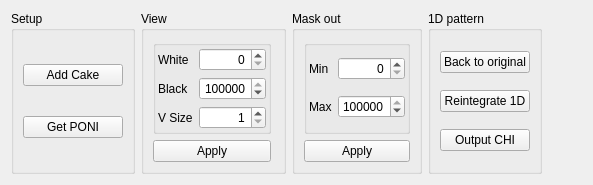
      <widget class="QWidget" name="mpltabCake">
       <attribute name="title">
        <string>Cake</string>
       </attribute>
       <layout class="QHBoxLayout" name="horizontalLayout_4">
        <item>
         <widget class="QGroupBox" name="groupBox_18">
          <property name="title">
           <string>Setup</string>
          </property>
          <layout class="QVBoxLayout" name="verticalLayout_10">
           <item>
            <widget class="QPushButton" name="mplpushButton_AddRemoveCake">
             <property name="text">
              <string>Add Cake</string>
             </property>
             <property name="checkable">
              <bool>true</bool>
             </property>
            </widget>
           </item>
           <item>
            <widget class="QPushButton" name="mplpushButton_GetPONI">
             <property name="sizePolicy">
              <sizepolicy hsizetype="Fixed" vsizetype="Fixed">
               <horstretch>0</horstretch>
               <verstretch>0</verstretch>
              </sizepolicy>
             </property>
             <property name="minimumSize">
              <size>
               <width>100</width>
               <height>0</height>
              </size>
             </property>
             <property name="text">
              <string>Get PONI</string>
             </property>
            </widget>
           </item>
          </layout>
         </widget>
        </item>
        <item>
         <widget class="QGroupBox" name="groupBox_20">
          <property name="title">
           <string>View</string>
          </property>
          <layout class="QVBoxLayout" name="verticalLayout_18">
           <property name="rightMargin">
            <number>12</number>
           </property>
           <item>
            <widget class="QGroupBox" name="groupBox_29">
             <property name="title">
              <string/>
             </property>
             <layout class="QGridLayout" name="gridLayout_13">
              <property name="margin">
               <number>2</number>
              </property>
              <item row="1" column="0">
               <widget class="QLabel" name="label_9">
                <property name="text">
                 <string>Black</string>
                </property>
               </widget>
              </item>
              <item row="1" column="1">
               <widget class="QSpinBox" name="mplspinBox_VMax">
                <property name="focusPolicy">
                 <enum>Qt::ClickFocus</enum>
                </property>
                <property name="alignment">
                 <set>Qt::AlignRight|Qt::AlignTrailing|Qt::AlignVCenter</set>
                </property>
                <property name="maximum">
                 <number>1000000</number>
                </property>
                <property name="singleStep">
                 <number>1</number>
                </property>
                <property name="value">
                 <number>1000000</number>
                </property>
               </widget>
              </item>
              <item row="0" column="1">
               <widget class="QSpinBox" name="mplspinBox_VMin">
                <property name="focusPolicy">
                 <enum>Qt::ClickFocus</enum>
                </property>
                <property name="alignment">
                 <set>Qt::AlignRight|Qt::AlignTrailing|Qt::AlignVCenter</set>
                </property>
                <property name="maximum">
                 <number>1000000</number>
                </property>
               </widget>
              </item>
              <item row="0" column="0">
               <widget class="QLabel" name="label_8">
                <property name="text">
                 <string>White</string>
                </property>
               </widget>
              </item>
              <item row="2" column="0">
               <widget class="QLabel" name="label_12">
                <property name="text">
                 <string>V Size</string>
                </property>
               </widget>
              </item>
              <item row="2" column="1">
               <widget class="QSpinBox" name="mplspinBox_CakeAxisSize">
                <property name="focusPolicy">
                 <enum>Qt::ClickFocus</enum>
                </property>
                <property name="alignment">
                 <set>Qt::AlignRight|Qt::AlignTrailing|Qt::AlignVCenter</set>
                </property>
                <property name="minimum">
                 <number>1</number>
                </property>
               </widget>
              </item>
             </layout>
            </widget>
           </item>
           <item>
            <widget class="QPushButton" name="mplpushButton_ApplyCakeView">
             <property name="text">
              <string>Apply</string>
             </property>
            </widget>
           </item>
          </layout>
         </widget>
        </item>
        <item>
         <widget class="QGroupBox" name="groupBox_22">
          <property name="title">
           <string>Mask out</string>
          </property>
          <layout class="QVBoxLayout" name="verticalLayout_19">
           <item>
            <widget class="QGroupBox" name="groupBox_30">
             <property name="title">
              <string/>
             </property>
             <layout class="QGridLayout" name="gridLayout_11">
              <property name="margin">
               <number>2</number>
              </property>
              <item row="0" column="0">
               <widget class="QLabel" name="label_10">
                <property name="text">
                 <string>Min</string>
                </property>
               </widget>
              </item>
              <item row="2" column="0">
               <widget class="QLabel" name="label_11">
                <property name="text">
                 <string>Max</string>
                </property>
               </widget>
              </item>
              <item row="0" column="1">
               <widget class="QSpinBox" name="mplspinBox_MaskMin">
                <property name="focusPolicy">
                 <enum>Qt::ClickFocus</enum>
                </property>
                <property name="alignment">
                 <set>Qt::AlignRight|Qt::AlignTrailing|Qt::AlignVCenter</set>
                </property>
                <property name="maximum">
                 <number>10000000</number>
                </property>
               </widget>
              </item>
              <item row="2" column="1">
               <widget class="QSpinBox" name="mplspinBox_MaskMax">
                <property name="focusPolicy">
                 <enum>Qt::ClickFocus</enum>
                </property>
                <property name="maximum">
                 <number>10000000</number>
                </property>
                <property name="value">
                 <number>10000000</number>
                </property>
               </widget>
              </item>
             </layout>
            </widget>
           </item>
           <item>
            <widget class="QPushButton" name="mplpushButton_ApplyMask">
             <property name="text">
              <string>Apply</string>
             </property>
             <property name="checkable">
              <bool>true</bool>
             </property>
            </widget>
           </item>
          </layout>
         </widget>
        </item>
        <item>
         <widget class="QGroupBox" name="groupBox_19">
          <property name="title">
           <string>1D pattern</string>
          </property>
          <layout class="QVBoxLayout" name="verticalLayout_13">
           <item>
            <widget class="QPushButton" name="mplpushButton_BackToOriginal">
             <property name="text">
              <string>Back to original</string>
             </property>
            </widget>
           </item>
           <item>
            <widget class="QPushButton" name="mplpushButton_Reintegrate1D">
             <property name="text">
              <string>Reintegrate 1D</string>
             </property>
            </widget>
           </item>
           <item>
            <widget class="QPushButton" name="mplpushButton_OuputCHI">
             <property name="text">
              <string>Output CHI</string>
             </property>
            </widget>
           </item>
          </layout>
         </widget>
        </item>
        <item>
         <spacer name="horizontalSpacer_2">
          <property name="orientation">
           <enum>Qt::Horizontal</enum>
          </property>
          <property name="sizeHint" stdset="0">
           <size>
            <width>40</width>
            <height>20</height>
           </size>
          </property>
         </spacer>
        </item>
       </layout>
      </widget>
